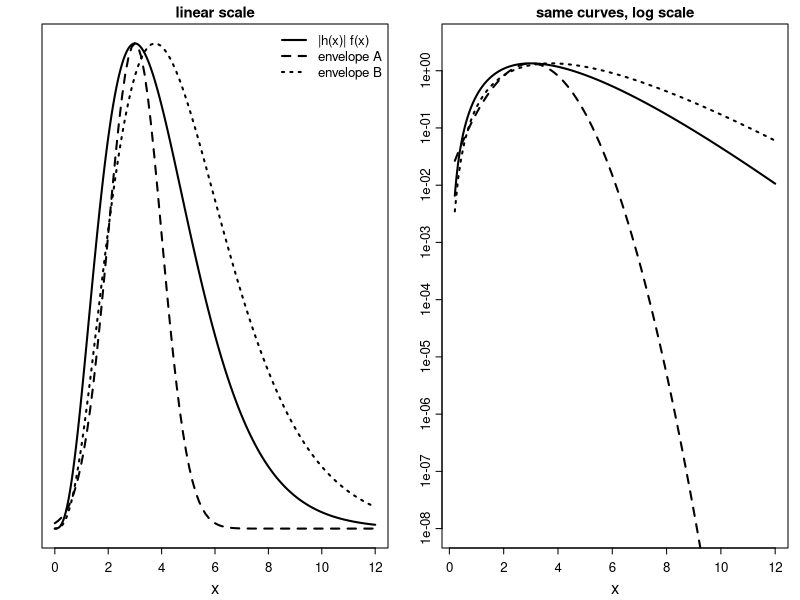

Source code (R):
## ---- chunk 1
knitr::opts_chunk$set(echo = FALSE)
## ---- chunk 2
target <- function(x) x^3 * exp(-x)
mx <- target(3)
A <- function(x) mx * dnorm(x, 3, 1) / dnorm(3, 3, 1)
B <- function(x) mx * dgamma(x, 4, 0.8) / dgamma(3.75, 4, 0.8)

par(mfrow = c(1, 2), mar = c(2.6, 2.1, 1.2, 0.6), mgp = c(1.5, 0.4, 0),
    tcl = -0.3, cex.axis = 0.8, cex.main = 0.9)
curve(target(x), 0, 12, n = 400, lwd = 2, xlab = "x", ylab = "", yaxt = "n",
      main = "linear scale")
curve(A(x), add = TRUE, lty = 2, lwd = 2)
curve(B(x), add = TRUE, lty = 3, lwd = 2)
legend("topright", lwd = 2, lty = 1:3, bty = "n", cex = 0.8,
       legend = c("|h(x)| f(x)", "envelope A", "envelope B"))
curve(target(x), 0.2, 12, n = 400, lwd = 2, log = "y", ylim = c(1e-8, 3),
      xlab = "x", ylab = "", main = "same curves, log scale")
curve(A(x), add = TRUE, lty = 2, lwd = 2)
curve(B(x), add = TRUE, lty = 3, lwd = 2)
